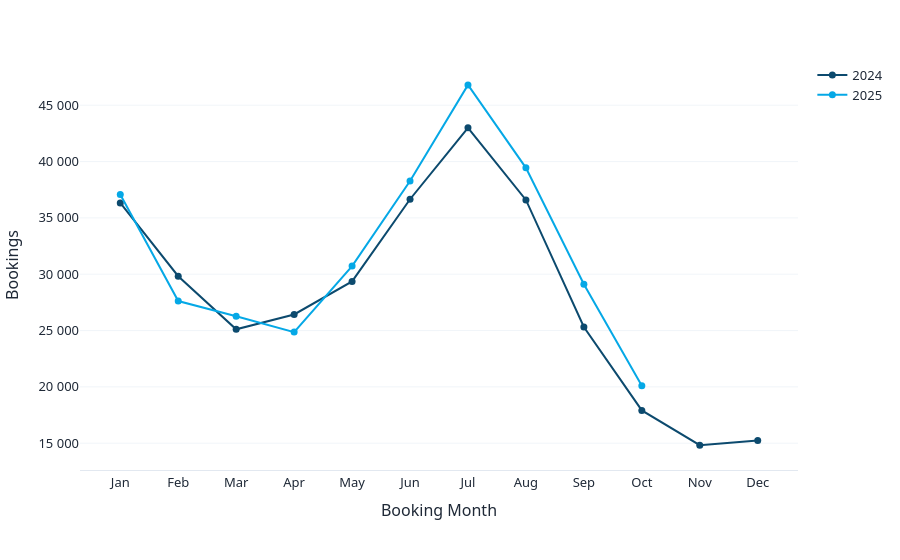

Source (notebook cell):
### Code cell
s2024 = clear_data[clear_data.booking_year == 2024].groupby("booking_month", observed=True).agg(bookings=("bookings", "sum"), gbv_eur=("gbv_eur", "sum")).reindex(month_order)
s2024["aov"] = s2024.gbv_eur / s2024.bookings
s2024["gbv_millions"] = s2024.gbv_eur / 1_000_000

s2025 = clear_data[clear_data.booking_year == 2025].groupby("booking_month", observed=True).agg(bookings=("bookings", "sum"), gbv_eur=("gbv_eur", "sum")).reindex(month_order[:10])
s2025["aov"] = s2025.gbv_eur / s2025.bookings
s2025["gbv_millions"] = s2025.gbv_eur / 1_000_000

yoy_pct = (s2025["bookings"] - s2024["bookings"][:10]) / s2024["bookings"][:10] * 100

fig_seasonality = go.Figure()

fig_seasonality.add_trace(go.Scatter(
    x=s2024.index, y=s2024["bookings"], mode="lines+markers", name="2024",
    line=dict(color=blue_dark, width=2), marker=dict(size=7),
    customdata=s2024[["gbv_millions", "aov"]],
    hovertemplate="<b>%{x} 2024</b><br>Bookings: %{y:,.0f}<br>GBV: %{customdata[0]:,.0f} M EUR<br>AOV: %{customdata[1]:,.0f} EUR<extra></extra>",
))

fig_seasonality.add_trace(go.Scatter(
    x=s2025.index, y=s2025["bookings"], mode="lines+markers", name="2025",
    line=dict(color=sea_blue, width=2), marker=dict(size=7),
    customdata=pd.concat([s2025[["gbv_millions", "aov"]], yoy_pct.rename("yoy")], axis=1),
    hovertemplate="<b>%{x} 2025</b><br>Bookings: %{y:,.0f}<br>GBV: %{customdata[0]:,.0f} million EUR<br>AOV: %{customdata[1]:,.0f} EUR<br>YoY vs 2024: %{customdata[2]:.2f} %<extra></extra>",
))

fig_seasonality.update_layout(xaxis_title="Booking Month", yaxis_title="Bookings")
fig_seasonality.update_layout(**CHART_LAYOUT)
fig_seasonality.update_yaxes(tickformat=",.0f")

os.makedirs("output", exist_ok=True)
fig_seasonality.write_html("output/seasonality.html", full_html=False, include_plotlyjs=False)

fig_seasonality.show()

### Figure 1 — Plotly figure (JSON) as saved in the notebook; plotly's stock layout.template omitted (floating-point values rounded to 4 significant figures)
{"data": [{"customdata": [[81.72, 2250.0], [64.72, 2170.0], [51.87, 2066.0], [52.89, 2001.0], [58.64, 1997.0], [74.49, 2032.0], [86.26, 2006.0], [67.31, 1839.0], [45.35, 1792.0], [35.61, 1988.0], [33.8, 2279.0], [34.22, 2245.0]], "hovertemplate": "<b>%{x} 2024</b><br>Bookings: %{y:,.0f}<br>GBV: %{customdata[0]:,.0f} M EUR<br>AOV: %{customdata[1]:,.0f} EUR<extra></extra>", "line": {"color": "#0c4a6e", "width": 2}, "marker": {"size": 7}, "mode": "lines+markers", "name": "2024", "type": "scatter", "x": ["Jan", "Feb", "Mar", "Apr", "May", "Jun", "Jul", "Aug", "Sep", "Oct", "Nov", "Dec"], "y": [36325, 29822, 25110, 26426, 29360, 36655, 42999, 36595, 25312, 17911, 14828, 15242]}, {"customdata": [[86.82, 2342.0, 2.048], [61.81, 2238.0, -7.394], [56.38, 2147.0, 4.58], [51.44, 2069.0, -5.93], [63.29, 2060.0, 4.642], [78.34, 2047.0, 4.411], [99.62, 2128.0, 8.854], [78.78, 1997.0, 7.782], [55.49, 1906.0, 15.02], [43.23, 2151.0, 12.23]], "hovertemplate": "<b>%{x} 2025</b><br>Bookings: %{y:,.0f}<br>GBV: %{customdata[0]:,.0f} million EUR<br>AOV: %{customdata[1]:,.0f} EUR<br>YoY vs 2024: %{customdata[2]:.2f} %<extra></extra>", "line": {"color": "#05a8e6", "width": 2}, "marker": {"size": 7}, "mode": "lines+markers", "name": "2025", "type": "scatter", "x": ["Jan", "Feb", "Mar", "Apr", "May", "Jun", "Jul", "Aug", "Sep", "Oct"], "y": [37069, 27617, 26260, 24859, 30723, 38272, 46806, 39443, 29114, 20102]}], "layout": {"font": {"color": "#1f2937", "family": "Segoe UI, Roboto, Helvetica Neue, Arial, sans-serif", "size": 13}, "hoverlabel": {"bgcolor": "white", "font": {"family": "Segoe UI, Roboto, Helvetica Neue, Arial, sans-serif", "size": 13}}, "margin": {"b": 90, "l": 60, "r": 40, "t": 60}, "paper_bgcolor": "white", "plot_bgcolor": "white", "separators": ", ", "title": {"font": {"color": "#0f172a", "size": 16}}, "xaxis": {"linecolor": "#e2e8f0", "showgrid": false, "showline": true, "title": {"text": "Booking Month"}, "zeroline": false}, "yaxis": {"gridcolor": "#f1f5f9", "showgrid": true, "showline": false, "tickformat": ",.0f", "title": {"text": "Bookings"}, "zeroline": false}}}
